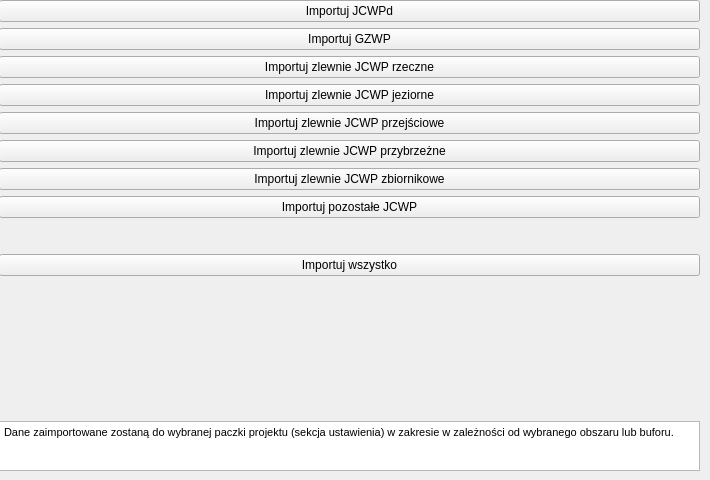
        <widget class="QWidget" name="tab_15">
         <attribute name="title">
          <string>Dane aPGW/GZWP</string>
         </attribute>
         <widget class="QWidget" name="verticalLayoutWidget_6">
          <property name="geometry">
           <rect>
            <x>-1</x>
            <y>0</y>
            <width>701</width>
            <height>471</height>
           </rect>
          </property>
          <layout class="QVBoxLayout" name="verticalLayout_7">
           <item>
            <widget class="QPushButton" name="pb_import_jcwpd">
             <property name="text">
              <string>Importuj JCWPd</string>
             </property>
            </widget>
           </item>
           <item>
            <widget class="QPushButton" name="pb_import_gzwp">
             <property name="text">
              <string>Importuj GZWP</string>
             </property>
            </widget>
           </item>
           <item>
            <widget class="QPushButton" name="pb_import_jcwprz">
             <property name="text">
              <string>Importuj zlewnie JCWP rzeczne</string>
             </property>
            </widget>
           </item>
           <item>
            <widget class="QPushButton" name="pb_import_jcwpj">
             <property name="text">
              <string>Importuj zlewnie JCWP jeziorne</string>
             </property>
            </widget>
           </item>
           <item>
            <widget class="QPushButton" name="pb_import_jcwpprzej">
             <property name="text">
              <string>Importuj zlewnie JCWP przejściowe</string>
             </property>
            </widget>
           </item>
           <item>
            <widget class="QPushButton" name="pb_import_jcwpprzyb">
             <property name="text">
              <string>Importuj zlewnie JCWP przybrzeżne</string>
             </property>
            </widget>
           </item>
           <item>
            <widget class="QPushButton" name="pb_import_jcwpzbior">
             <property name="text">
              <string>Importuj zlewnie JCWP zbiornikowe</string>
             </property>
            </widget>
           </item>
           <item>
            <widget class="QPushButton" name="pb_import_jcwppozos">
             <property name="text">
              <string>Importuj pozostałe JCWP</string>
             </property>
            </widget>
           </item>
           <item>
            <spacer name="verticalSpacer_13">
             <property name="orientation">
              <enum>Qt::Vertical</enum>
             </property>
             <property name="sizeType">
              <enum>QSizePolicy::Fixed</enum>
             </property>
             <property name="sizeHint" stdset="0">
              <size>
               <width>20</width>
               <height>30</height>
              </size>
             </property>
            </spacer>
           </item>
           <item>
            <widget class="QPushButton" name="pb_import_wody_all">
             <property name="text">
              <string>Importuj wszystko</string>
             </property>
            </widget>
           </item>
           <item>
            <spacer name="verticalSpacer_12">
             <property name="orientation">
              <enum>Qt::Vertical</enum>
             </property>
             <property name="sizeHint" stdset="0">
              <size>
               <width>20</width>
               <height>40</height>
              </size>
             </property>
            </spacer>
           </item>
           <item>
            <widget class="QTextBrowser" name="textBrowser_8">
             <property name="maximumSize">
              <size>
               <width>16777215</width>
               <height>50</height>
              </size>
             </property>
             <property name="sizeAdjustPolicy">
              <enum>QAbstractScrollArea::AdjustToContentsOnFirstShow</enum>
             </property>
             <property name="html">
              <string>&lt;!DOCTYPE HTML PUBLIC &quot;-//W3C//DTD HTML 4.0//EN&quot; &quot;http://www.w3.org/TR/REC-html40/strict.dtd&quot;&gt;
&lt;html&gt;&lt;head&gt;&lt;meta name=&quot;qrichtext&quot; content=&quot;1&quot; /&gt;&lt;style type=&quot;text/css&quot;&gt;
p, li { white-space: pre-wrap; }
&lt;/style&gt;&lt;/head&gt;&lt;body style=&quot; font-family:'Open Sans'; font-size:8pt; font-weight:400; font-style:normal;&quot;&gt;
&lt;p align=&quot;justify&quot; style=&quot; margin-top:0px; margin-bottom:0px; margin-left:0px; margin-right:0px; -qt-block-indent:0; text-indent:0px;&quot;&gt;Dane zaimportowane zostaną do wybranej paczki projektu (sekcja ustawienia) w zakresie w zależności od wybranego obszaru lub buforu.&lt;/p&gt;&lt;/body&gt;&lt;/html&gt;</string>
             </property>
            </widget>
           </item>
          </layout>
         </widget>
        </widget>
